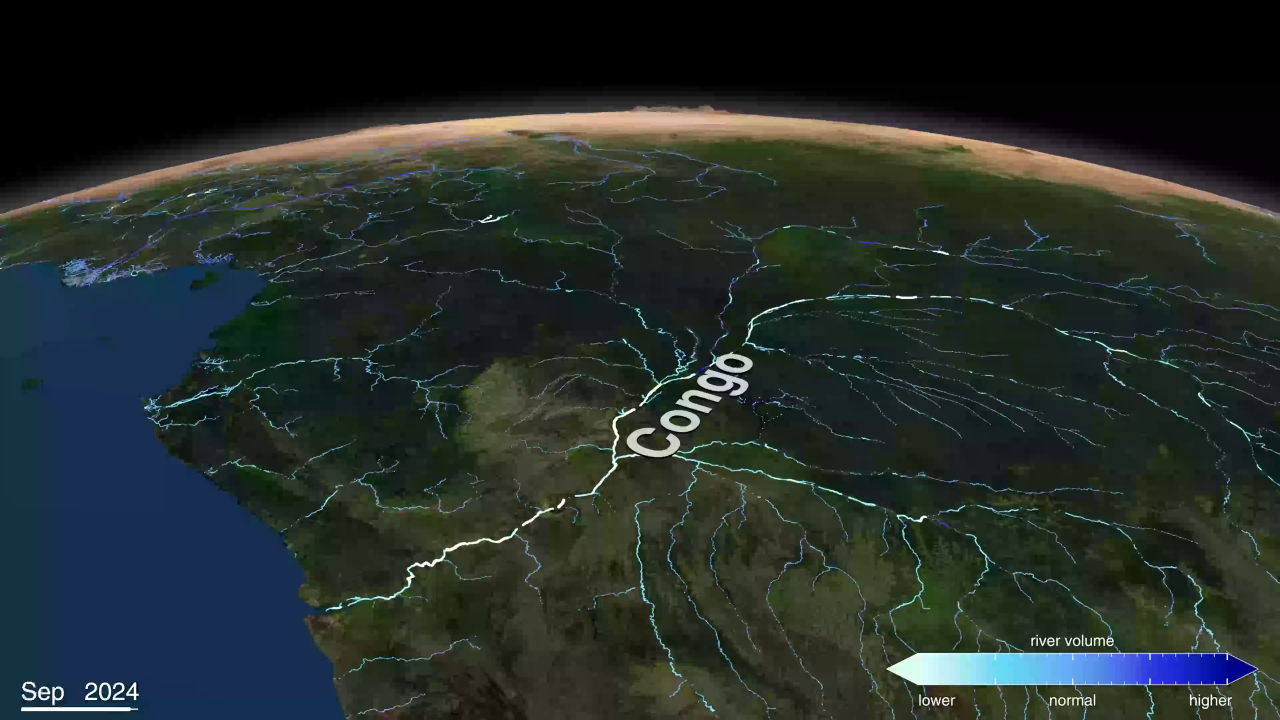
#> input picture analisis/capturas/congo_2024-09.png, 3840 x 2160 px (shown at 1/3 size); its folder holds only this picture in this run
$ jupyter execute --allow-errors estadisticas_rios.ipynb
#> lines starting #> are read from the running program, lines starting #| are printed output that depends on the picture; after the words box and inside, x2 and y2 are one past the last pixel; in counts of white or black regions, pixels touching at a corner belong together
# Estadísticas de las capturas de ríos

Una captura en 4K por río, sacada del video SVS 14990 (SWOT). Elegí en cada río el mes en que el cauce principal se ve más nítido. En casi todos coincidió con caudal bajo, así que el río aparece mayormente en blanco.

| Archivo | Segundo del video | Mes |
|---|---|---|
| mississippi_2023-10.png | 69.93 | octubre 2023 |
| amazonas_2023-11.png | 115.28 | noviembre 2023 |
| congo_2024-09.png | 164.42 | septiembre 2024 |
| ganges_2024-03.png | 186.95 | marzo 2024 |
| yangtse_2023-11.png | 230.45 | noviembre 2023 |

El notebook está en estado de prototipo. Ya lee la escala de la leyenda desde la propia imagen, detecta los píxeles de río, les asigna un valor de volumen entre 0 (lower) y 1 (higher) y calcula estadísticas básicas. Los umbrales todavía hay que ajustarlos.

[cell 1]
from pathlib import Path
import numpy as np
import pandas as pd
import matplotlib.pyplot as plt
from PIL import Image
from scipy import ndimage as ndi

CARPETA_CAPTURAS = Path('capturas')
capturas = sorted(CARPETA_CAPTURAS.glob('*.png'))
[c.name for c in capturas]

## Ver las capturas

[cell 2]
fig, ejes = plt.subplots(2, 3, figsize=(18, 7))
for eje, ruta in zip(ejes.flat, capturas):
    eje.imshow(Image.open(ruta)); eje.set_title(ruta.stem); eje.axis('off')
ejes.flat[-1].axis('off')
plt.tight_layout()

## Zonas fijas del cuadro

Todas las capturas comparten el mismo diseño, con 3840 x 2160 píxeles. La barra de la leyenda va de x 2680 a 3740 y de y 1990 a 2020. La leyenda completa ocupa la esquina inferior derecha y la fecha la esquina inferior izquierda, así que esas dos zonas se excluyen del análisis.

[cell 3]
LEYENDA = dict(x0=2680, x1=3740, y0=1990, y1=2020)
ZONA_LEYENDA = (slice(1900, None), slice(2600, None))
ZONA_FECHA = (slice(1950, None), slice(None, 760))

def leer_paleta(imagen, cantidad=64):
    """Toma la barra de la leyenda y devuelve sus colores de izquierda (lower) a derecha (higher)."""
    franja = imagen[LEYENDA['y0']:LEYENDA['y1'], LEYENDA['x0']:LEYENDA['x1']].astype(float).mean(0)
    nucleo = np.ones(21) / 21  # suaviza las marquitas verticales de la barra
    suave = np.stack([np.convolve(franja[:, i], nucleo, 'same') for i in range(3)], 1)[10:-10]
    indices = np.linspace(0, len(suave) - 1, cantidad).astype(int)
    return suave[indices], np.linspace(0, 1, cantidad)

imagen = np.asarray(Image.open(capturas[0]).convert('RGB'))
#> imagen is the input picture: shape (2160, 3840, 3); mean R, G, B 36.3, 44.9, 41.4
paleta, valores = leer_paleta(imagen)
#> in leer_paleta, `franja = imagen[LEYENDA['y0']:LEYENDA['y1'], LEYENDA['x0']:LEYENDA['x1..`: franja = 1060 rows, first 8: [187.5, 211.6, 189.7], [193.6, 217.3, 195.8], [197.6, 222.8, 201.2], [201.7, 226.8, 205.2], [203.2, 229.8, 208.3], [207.4, 234.8, 212.4], [211.2, 240.2, 217.3], [213.7, 243.2, 219.8]
#> in leer_paleta, `suave = np.stack([np.convolve(franja[:, i], nucleo, 'same') for i in r..`: suave = 1040 rows, first 8: [213.3, 243.9, 222.6], [214.8, 245.9, 224.9], [216.1, 247.7, 227.1], [217.1, 249.2, 229.1], [217.9, 250.5, 230.9], [218.7, 251.7, 232.5], [219.2, 252.6, 234], [219.5, 253.3, 235.3]
#> in leer_paleta, `indices = np.linspace(0, len(suave) - 1, cantidad).astype(int)`: indices = 64 values from 0 to 1039
#> paleta = 64 rows, first 8: [213.3, 243.9, 222.6], [218.5, 254.7, 240.4], [217, 255, 238.8], [219.3, 254.7, 240.2], [220.2, 254.1, 241.1], [212.9, 253.7, 248.3], [209.1, 250.1, 251], [205.1, 245.1, 250.5]; valores = 64 values from 0 to 1
plt.figure(figsize=(10, 1)); plt.imshow(paleta[None].astype(np.uint8), aspect='auto'); plt.yticks([])
plt.xticks([0, 32, 63], ['lower', 'normal', 'higher']); plt.title('Escala leída de la leyenda');
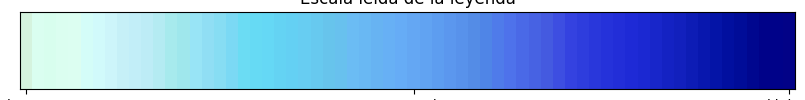
#> figure drawn by matplotlib, 1 panel

## Detección de píxeles de río

1. El fondo local se estima con una apertura morfológica de 11 x 11. Los ríos son líneas finas y más claras que su entorno, así que la resta entre la luminancia y su apertura (top-hat) los resalta.
2. Se descartan el espacio negro, la nieve y las nubes (zonas claras grandes) y el texto con el nombre del río (manchas claras, neutras y gruesas).
3. Para darle un valor a cada píxel de río se compara la dirección de color *píxel menos fondo* con la de *color de la paleta menos fondo* y se elige el color de la paleta más parecido. Así se tiene en cuenta que las líneas finas se mezclan con el fondo.

[cell 4]
def analizar(ruta, umbral_tophat=22):
#> called with umbral_tophat = 22
    imagen = np.asarray(Image.open(ruta).convert('RGB')).astype(np.float32)
    alto, ancho, _ = imagen.shape
#> alto = 2160; ancho = 3840
    paleta, valores = leer_paleta(imagen)
#> valores = 64 values from 0 to 1

    luminancia = imagen @ np.array([0.299, 0.587, 0.114], np.float32)
    fondo = np.stack([ndi.grey_opening(imagen[..., c], size=(11, 11)) for c in range(3)], -1)
    tophat = luminancia - ndi.grey_opening(luminancia, size=(11, 11))

    util = np.ones((alto, ancho), bool)
    util[ZONA_LEYENDA] = False
    util[ZONA_FECHA] = False
    util &= luminancia > 20                                            # espacio
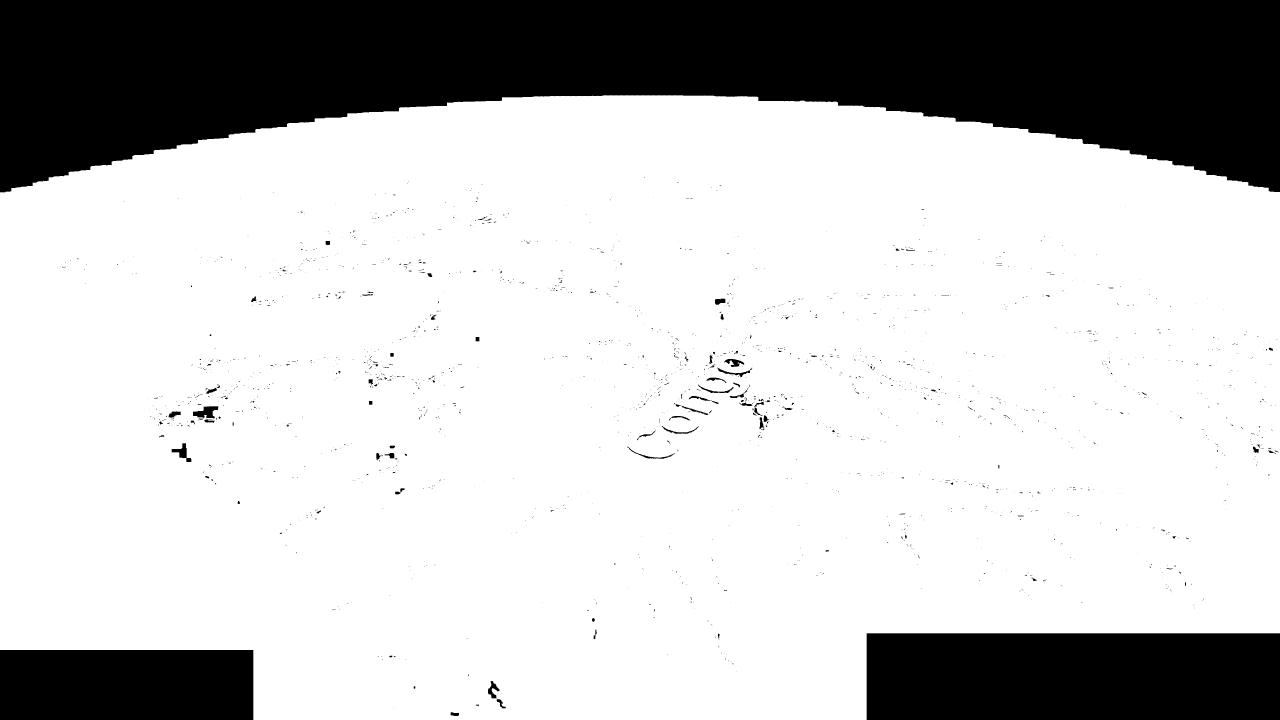
#> util: shape (2160, 3840) bool (shown at 1/3 size); 76.1% white; 2121 black regions (1976 under 20 px), largest, box (x1, y1, x2, y2) and area: (0, 0, 3840, 577) 1472315, (2600, 1900, 3840, 2160) 322400, (0, 1950, 760, 2160) 159600
    util &= ndi.grey_opening(luminancia, size=(31, 31)) < 165          # nieve y nubes
    neutro_claro = (np.abs(imagen[..., 0] - imagen[..., 2]) < 18) & (luminancia > 150)
#> neutro_claro: shape (2160, 3840) bool; 0.69% white; 1621 white regions (1427 under 20 px), largest, box (x1, y1, x2, y2) and area: (1881, 1284, 2040, 1371) 5866, (2092, 1108, 2245, 1186) 5233, (1981, 1230, 2100, 1296) 4294
    texto = ndi.binary_dilation(ndi.binary_opening(neutro_claro, np.ones((9, 9))), iterations=6)
#> texto: shape (2160, 3840) bool; 0.59% white; 7 white regions, largest, box (x1, y1, x2, y2) and area: (1875, 1056, 2263, 1377) 36106, (86, 2116, 389, 2139) 6877, (2658, 1953, 2768, 2028) 3311
    util &= ~texto                                                     # etiqueta con el nombre
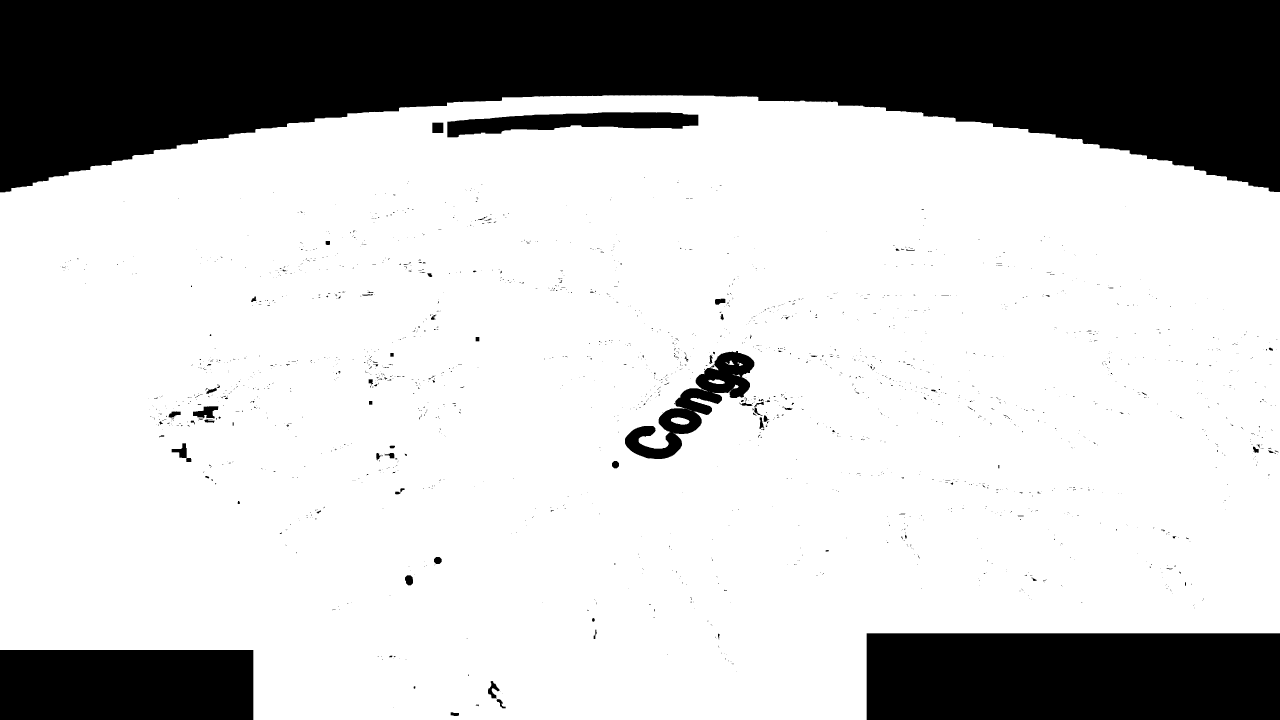
#> util: shape (2160, 3840) bool (shown at 1/3 size); 75.3% white; 2052 black regions (1920 under 20 px), largest, box (x1, y1, x2, y2) and area: (0, 0, 3840, 577) 1472315, (2600, 1900, 3840, 2160) 322400, (0, 1950, 760, 2160) 159600

    rojo, azul = imagen[..., 0], imagen[..., 2]
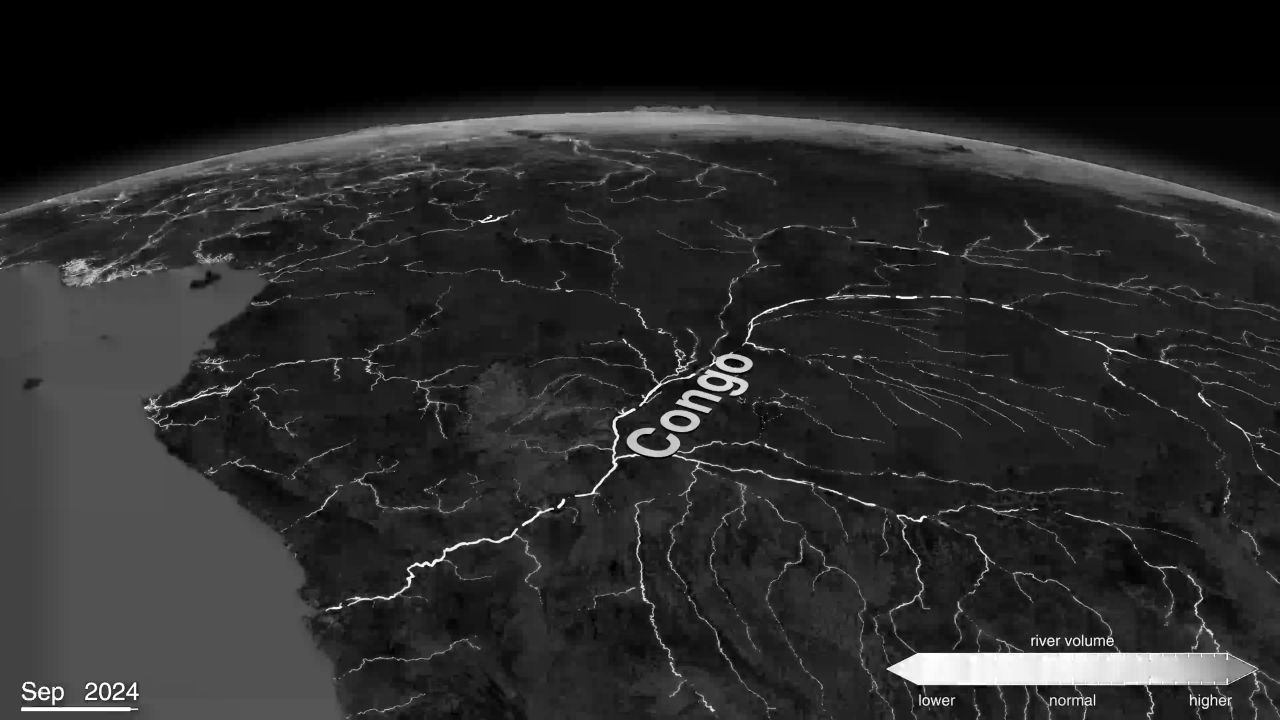
#> azul: shape (2160, 3840) float32 (shown at 1/3 size); min 0, max 255, mean 41.4
    rio = util & (tophat > umbral_tophat) & (azul - rojo > -8)
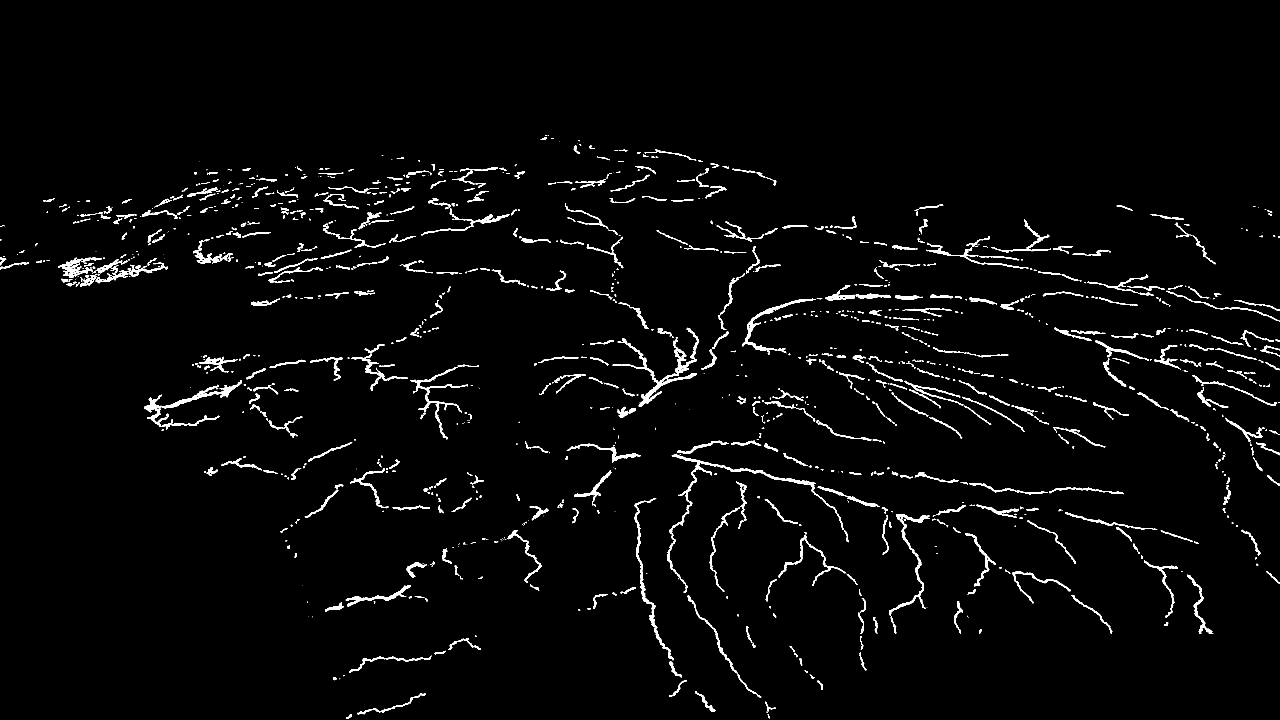
#> rio: shape (2160, 3840) bool (shown at 1/3 size); 2.4% white; 1394 white regions (565 under 20 px), largest, box (x1, y1, x2, y2) and area: (1838, 983, 2096, 1220) 6204, (432, 1141, 726, 1289) 5395, (2015, 1362, 2546, 1627) 4660

    diferencia = (imagen - fondo)[rio]
    fondo_rio = fondo[rio]
    dir_pixel = diferencia / np.linalg.norm(diferencia, axis=1, keepdims=True).clip(1e-3)
    mejor = np.full(len(diferencia), -2.0)
    indice = np.zeros(len(diferencia), int)
    for i, color in enumerate(paleta):
        dir_color = color[None] - fondo_rio
        dir_color /= np.linalg.norm(dir_color, axis=1, keepdims=True).clip(1e-3)
        similitud = (dir_pixel * dir_color).sum(1)
        mejora = similitud > mejor
        mejor[mejora] = similitud[mejora]
        indice[mejora] = i
#> this loop made 64 passes
#> color on passes 1 to 12: [213.3, 243.9, 222.6], [218.5, 254.7, 240.4], [217, 255, 238.8], [219.3, 254.7, 240.2], [220.2, 254.1, 241.1], [212.9, 253.7, 248.3], [209.1, 250.1, 251], [205.1, 245.1, 250.5], [198.4, 240.4, 247.7], [194.9, 238.1, 248.3], [189.9, 236.2, 246.3], [180.2, 235.7, 242.8]

    volumen = np.full((alto, ancho), np.nan, np.float32)
    volumen[rio] = valores[indice]
    return imagen.astype(np.uint8), rio, volumen

## Estadísticas por río

[cell 5]
filas, resultados = [], {}
for ruta in capturas:
    imagen, rio, volumen = analizar(ruta)
    resultados[ruta.stem] = (imagen, rio, volumen)
    v = volumen[rio]
    ys, xs = np.nonzero(rio)
    filas.append({
        'captura': ruta.stem,
        'porcentaje_rio': rio.mean() * 100,
        'volumen_medio': v.mean(),
        'volumen_mediana': np.median(v),
        'volumen_desvio': v.std(),
        'p90': np.percentile(v, 90),
        'fraccion_bajo': (v < 1/3).mean(),
        'fraccion_normal': ((v >= 1/3) & (v < 2/3)).mean(),
        'fraccion_alto': (v >= 2/3).mean(),
        'centroide_x': xs.mean() / rio.shape[1],
        'centroide_y': ys.mean() / rio.shape[0],
    })
tabla = pd.DataFrame(filas).set_index('captura')
#> tabla = table of 1 rows and 10 columns
tabla.round(3)
#> Out = table of 1 rows and 10 columns
